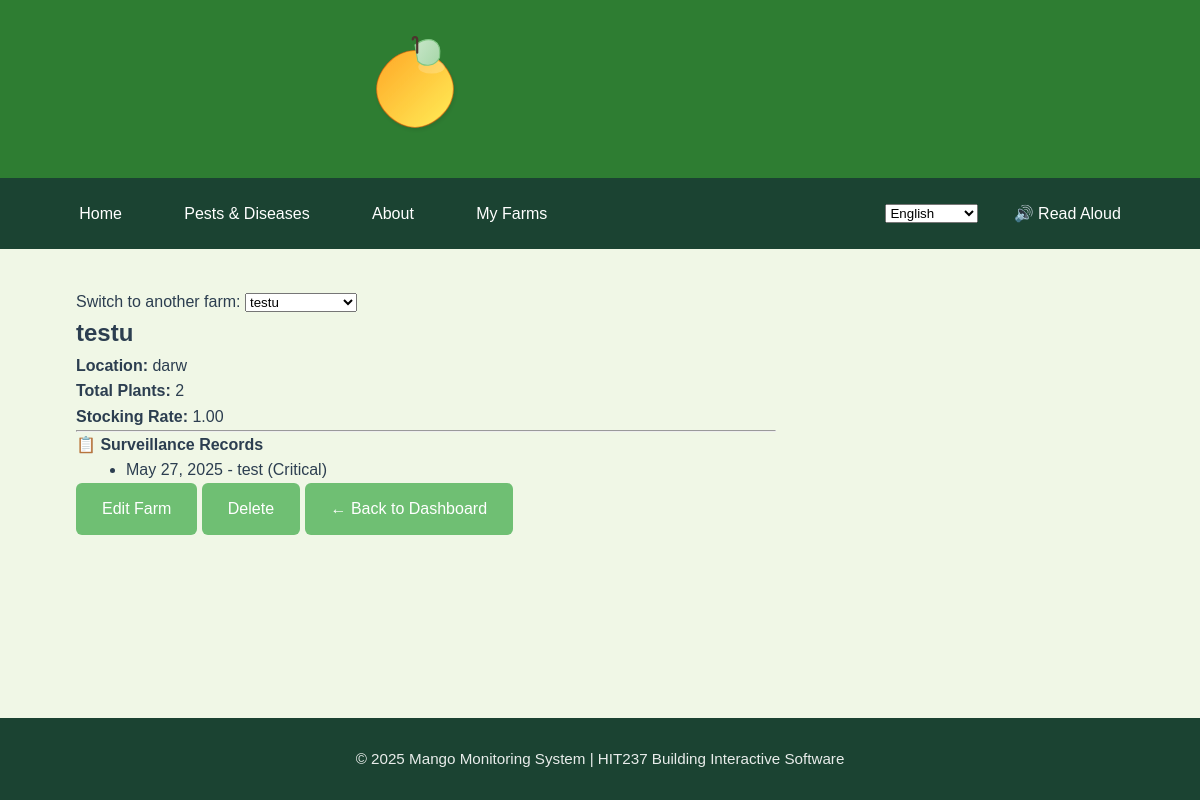
Page /myfarms/farms/11/ (signed in) on the committed database.
### App2/models.py (models this page shows, shortened)
class Farm(models.Model):
    name = models.CharField(max_length=100)
    location = models.CharField(max_length=150)
    owner = models.ForeignKey(User, on_delete=models.CASCADE, related_name="farms")
    total_plants = models.IntegerField(validators=[MinValueValidator(1)], help_text="Total number of mango plants on the property")
    farm_size = models.DecimalField(max_digits=10, decimal_places=2, help_text="Farm size in hectares")
    stocking_rate = models.DecimalField(max_digits=10, decimal_places=2, help_text="Plants per hectare", editable=False)
    created_at = models.DateTimeField(auto_now_add=True)
    updated_at = models.DateTimeField(auto_now=True)
    class Meta:
        ordering = ['name']

class Surveillance(models.Model):
    SEVERITY_CHOICES = [
        (1, 'Low'),
        (2, 'Medium'),
        (3, 'High'),
        (4, 'Critical'),
    ]
    PLANT_PART_CHOICES = [
        ('leaves', 'Leaves'),
        ('fruit', 'Fruit'),
        ('flowers', 'Flowers'),
        ('stem', 'Stem/Branches'),
        ('roots', 'Roots'),
        ('whole', 'Whole Plant'),
    ]
    farm = models.ForeignKey(Farm, on_delete=models.CASCADE, related_name='surveillance_records')
    date_observed = models.DateField()
    time_observed = models.TimeField()
    plants_inspected = models.IntegerField(validators=[MinValueValidator(1)],help_text="Number of plants inspected in this surveillance")
    plant_part = models.CharField(max_length=20, choices=PLANT_PART_CHOICES)
    pest = models.ForeignKey(Pest, on_delete=models.CASCADE, related_name='occurrences')
    severity = models.IntegerField(choices=SEVERITY_CHOICES)
    pest_count = models.IntegerField(default=0, help_text="Estimated number of pests found")
    notes = models.TextField(blank=True)
    weather_conditions = models.CharField(max_length=100, blank=True, help_text="e.g., Sunny, Rainy, Humid")
    created_by = models.ForeignKey(User, on_delete=models.SET_NULL, null=True)
    created_at = models.DateTimeField(auto_now_add=True)
    updated_at = models.DateTimeField(auto_now=True)
    class Meta:
        ordering = ['-date_observed', '-time_observed']

class Pest(models.Model):
    name = models.CharField(max_length=100)
    description = models.TextField()
    reference_pest_id = models.IntegerField(null=True, blank=True,help_text="ID from reference pest database if identified")
    created_by = models.ForeignKey(User, on_delete=models.SET_NULL, null=True)

### App2/views.py (the view)
# urls.py: path('farms/<int:pk>/', views.FarmDetailView.as_view(), name='farm-detail'),
class FarmDetailView(LoginRequiredMixin, OwnerMixin, DetailView):
    model = Farm
    template_name = 'app2/farm_detail.html'
    def get_context_data(self, **kwargs):
        context = super().get_context_data(**kwargs)
        context['user_farms'] = Farm.objects.filter(owner=self.request.user)
        return context

### App2/views.py (called while the page is built)
    def test_func(self):
        obj = self.get_object()
        if hasattr(obj, 'owner'):
            return obj.owner == self.request.user
        elif hasattr(obj, 'farm'):
            return obj.farm.owner == self.request.user
        return False

### App2/templates/App2/farm_detail.html (shortened to what this page needs)
{% extends 'app2/base.html' %}
{% block content %}
<div class="farm-detail-wrapper">
  <div class="mb-3">
    <label for="farm-selector" class="form-label">Switch to another farm:</label>
    <select id="farm-selector" class="form-select" onchange="if(this.value) window.location.href=this.value">
      {% for user_farm in user_farms %}
        <option value="{% url 'App2:farm-detail' user_farm.pk %}" {% if user_farm.pk == farm.pk %}selected{% endif %}>
          {{ user_farm.name }}
        </option>
      {% endfor %}
    </select>
  </div>
  <div class="form-card mx-auto text-center" style="max-width: 700px;">
    <h2 class="mb-3">{{ farm.name }}</h2>
    <p><strong>Location:</strong> {{ farm.location }}</p>
    <p><strong>Total Plants:</strong> {{ farm.total_plants }}</p>
    <p><strong>Stocking Rate:</strong> {{ farm.stocking_rate|floatformat:2 }}</p>
    <hr class="my-4" />
    <h4 class="mt-4 mb-2">📋 Surveillance Records</h4>
    {% if farm.surveillance_records.all %}
      <ul class="text-start" style="max-width: 600px; margin: auto;">
        {% for record in farm.surveillance_records.all %}
          <li>{{ record.date_observed }} - {{ record.pest.name }} ({{ record.get_severity_display }})</li>
        {% endfor %}
      </ul>
    {% else %}
      <p>No surveillance data yet.</p>
    {% endif %}
    <div class="mt-4 d-flex flex-wrap justify-content-center gap-2">
      <a href="{% url 'App2:farm-update' farm.pk %}" class="btn btn-success">Edit Farm</a>
      <a href="{% url 'App2:farm-delete' farm.pk %}" class="btn btn-success">Delete</a>
      <a href="{% url 'App2:profile' %}" class="btn btn-outline-success">← Back to Dashboard</a>
    </div>
  </div>
</div>
{% endblock %}

### App1/static/css/base.css (style rules this page uses)
:root { --primary-green: #2E7D32; --secondary-green: #6FBF73; --accent-green: #A2C523; --light-bg: #F0F7E6; --card-bg: #FFFFFF; --text-dark: #2C3E50; --text-light: #5D6D7E; --shadow-sm: 0 2px 8px rgba(46, 125, 50, 0.1); --shadow-md: 0 4px 12px rgba(46, 125, 50, 0.15); --border-color: #dcdcdc; }
* { margin: 0; padding: 0; box-sizing: border-box; font-family: 'Poppins', sans-serif; }
body { min-height: 100vh; display: flex; flex-direction: column; background-color: var(--light-bg); color: var(--text-dark); line-height: 1.6; }
.btn { display: inline-flex; align-items: center; gap: 0.5rem; padding: 0.7rem 1.5rem; background-color: var(--secondary-green); color: white; border-radius: 6px; text-decoration: none; font-weight: 500; transition: all 0.3s ease; border: 2px solid transparent; }

### rows in the picture
Farm: name "testu", location "darw", total_plants "2", stocking_rate "1.00"
Surveillance: date_observed "May 27, 2025", pest.name "test", severity "Critical"

### other values in the picture
form field value "testu"
